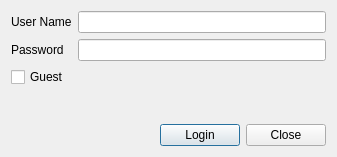
<?xml version="1.0" encoding="UTF-8"?>
<ui version="4.0">
 <class>LogInDialog</class>
 <widget class="QDialog" name="LogInDialog">
  <property name="geometry">
   <rect>
    <x>0</x>
    <y>0</y>
    <width>337</width>
    <height>157</height>
   </rect>
  </property>
  <property name="windowTitle">
   <string>Welcome to Media Editor</string>
  </property>
  <layout class="QVBoxLayout" name="verticalLayout">
   <item>
    <layout class="QGridLayout" name="gridLayout">
     <item row="0" column="0">
      <widget class="QLabel" name="label">
       <property name="text">
        <string>User Name</string>
       </property>
      </widget>
     </item>
     <item row="0" column="1">
      <widget class="QLineEdit" name="editUserName"/>
     </item>
     <item row="1" column="0">
      <widget class="QLabel" name="label_2">
       <property name="text">
        <string>Password</string>
       </property>
      </widget>
     </item>
     <item row="1" column="1">
      <widget class="QLineEdit" name="editPassword"/>
     </item>
    </layout>
   </item>
   <item>
    <widget class="QCheckBox" name="chkGuest">
     <property name="text">
      <string>Guest</string>
     </property>
    </widget>
   </item>
   <item>
    <spacer name="verticalSpacer">
     <property name="orientation">
      <enum>Qt::Vertical</enum>
     </property>
     <property name="sizeHint" stdset="0">
      <size>
       <width>20</width>
       <height>29</height>
      </size>
     </property>
    </spacer>
   </item>
   <item>
    <layout class="QHBoxLayout" name="horizontalLayout_2">
     <item>
      <spacer name="horizontalSpacer_2">
       <property name="orientation">
        <enum>Qt::Horizontal</enum>
       </property>
       <property name="sizeHint" stdset="0">
        <size>
         <width>40</width>
         <height>20</height>
        </size>
       </property>
      </spacer>
     </item>
     <item>
      <widget class="QPushButton" name="btnLogIn">
       <property name="text">
        <string>Login</string>
       </property>
      </widget>
     </item>
     <item>
      <widget class="QPushButton" name="btnClose">
       <property name="text">
        <string>Close</string>
       </property>
      </widget>
     </item>
    </layout>
   </item>
  </layout>
 </widget>
 <layoutdefault spacing="6" margin="11"/>
 <resources/>
 <connections/>
</ui>
